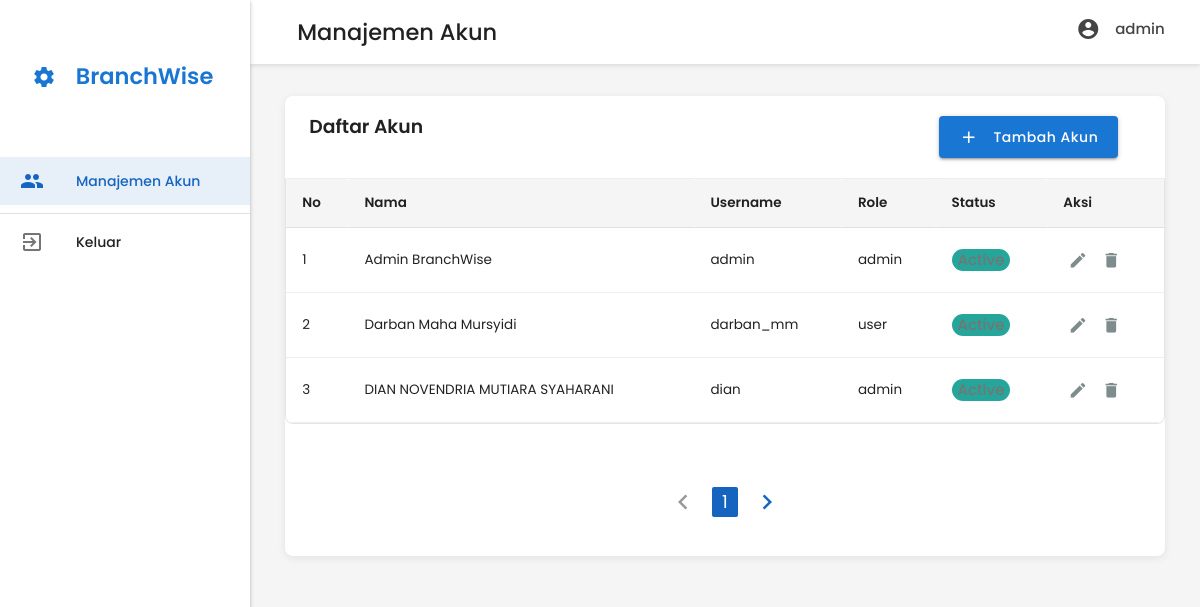
/admin.php (signed in), run on the app's committed database.
### tables this page shows
CREATE TABLE `users` (
  `id` int(11) NOT NULL,
  `full_name` varchar(255) NOT NULL,
  `username` varchar(50) NOT NULL,
  `password` varchar(255) NOT NULL,
  `role` enum('admin','user') NOT NULL,
  `status` enum('active','inactive') NOT NULL,
  `created_at` datetime DEFAULT current_timestamp(),
  `updated_at` datetime DEFAULT current_timestamp() ON UPDATE current_timestamp()
);

### admin.php (the view, shortened to what this page needs)
<?php
include 'db_connect.php';
$current_username = $_SESSION['username'];
$users_data = [];
$sql = "SELECT id, full_name, username, role, status FROM users ORDER BY id ASC";
$result = $conn->query($sql);
if ($result) {
    while($row = $result->fetch_assoc()) {
        $users_data[] = $row;
    }
}
?>
<!DOCTYPE html>
<html lang="id">
<head>
    <link rel="stylesheet" href="https://cdnjs.cloudflare.com/ajax/libs/materialize/1.0.0/css/materialize.min.css">
</head>
<body>
    <ul id="slide-out" class="sidenav sidenav-fixed">
        <li>
            <div class="user-view">
                <div class="logo">
                    <span class="blue-text text-darken-2" style="font-size: 1.5rem; font-weight: 600;"><i class="sets material-icons left">settings</i>BranchWise</span>
                </div>
            </div>
        </li>
        <li><a class="active" href="accounts.html"><i class="material-icons">people</i>Manajemen Akun</a></li>
        <li><div class="divider"></div></li>
        <li><a href="logout.php"><i class="material-icons">exit_to_app</i>Keluar</a></li>
    </ul>
    <main>
        <div class="header">
            <div class="row valign-wrapper" style="margin-bottom: 0; width: 100%;">
                <div class="col s6">
                    <h1 class="page-title">Manajemen Akun</h1>
                </div>
                <div class="col s6 right-align">
                    <span style="color: #444; font-weight: 500; display: inline-flex; align-items: center;">
                        <i class="material-icons left">account_circle</i>
                        <?php echo htmlspecialchars($current_username); ?>
                    </span>
                </div>
                </div>
        </div>
        <div class="content-wrapper">
            <div id="account-list">
                <div class="row">
                    <div class="col s12">
                        <div class="card white">
                            <div class="card-header">
                                <div class="row" style="margin-bottom: 0; width: 100%;">
                                    <div class="col s12 m6">
                                        <h2 class="card-title">Daftar Akun</h2>
                                    </div>
                                    <div class="col s12 m6 right-align">
                                        <a href="#add-account-modal" class="btn waves-effect waves-light blue darken-2 modal-trigger">
                                            <i class="material-icons left">add</i>Tambah Akun
                                        </a>
                                    </div>
                                </div>
                            </div>
                            <div class="table-responsive">
                                <table class="responsive-table highlight">
                                    <thead>
                                        <tr>
                                            <th>No</th>
                                            <th>Nama</th>
                                            <th>Username</th>
                                            <th>Role</th>
                                            <th>Status</th>
                                            <th>Aksi</th>
                                        </tr>
                                    </thead>
                                    <tbody>
                                        <?php
                                        if (!empty($users_data)):
                                            $no = 1;
                                            foreach ($users_data as $user):
                                        ?>
                                        <tr>
                                            <td><?php echo $no++; ?></td>
                                            <td><?php echo htmlspecialchars($user['full_name']); ?></td>
                                            <td><?php echo htmlspecialchars($user['username']); ?></td>
                                            <td><?php echo htmlspecialchars($user['role']); ?></td>
                                            <td><span class="badge <?php echo ($user['status'] == 'active') ? 'active' : 'inactive'; ?>"><?php echo htmlspecialchars(ucfirst($user['status'])); ?></span></td>
                                            <td>
                                                <a href="#edit-account-modal" class="btn-flat action-btn edit-btn modal-trigger"
                                                   data-user-id="<?php echo $user['id']; ?>"
                                                   data-full_name="<?php echo htmlspecialchars($user['full_name']); ?>"
                                                   data-username="<?php echo htmlspecialchars($user['username']); ?>"
                                                   data-role="<?php echo htmlspecialchars($user['role']); ?>"
                                                   data-status="<?php echo htmlspecialchars($user['status']); ?>">
                                                    <i class="material-icons">edit</i>
                                                </a>
                                                <a href="#!" class="btn-flat action-btn delete-btn"
                                                   data-user-id="<?php echo $user['id']; ?>"
                                                   data-username="<?php echo htmlspecialchars($user['username']); ?>">
                                                    <i class="material-icons">delete</i>
                                                </a>
                                            </td>
                                        </tr>
                                        <?php
                                            endforeach;
                                        else:
                                        ?>
                                        <tr>
                                            <td colspan="6" class="center-align">Tidak ada akun ditemukan.</td>
                                        </tr>
                                        <?php endif; ?>
                                    </tbody>
                                </table>
                            </div>
                            <div class="row" style="padding: 24px; margin-bottom: 0;">
                                <div class="col s12 center-align">
                                    <ul class="pagination">
                                        <li class="disabled"><a href="#!"><i class="material-icons">chevron_left</i></a></li>
                                        <li class="active"><a href="#!">1</a></li>
                                        <li class="waves-effect"><a href="#!"><i class="material-icons">chevron_right</i></a></li>
                                    </ul>
                                </div>
                            </div>
                            </div>
                    </div>
                </div>
            </div>
            </div>
    </main>
</body>
</html>

### admin.php (style rules this page uses)
:root { --primary-color: #1565c0; --primary-dark: #0d47a1; --secondary-color: #26a69a; --light-gray: #f5f5f5; --dark-gray: #333; }
body { font-family: 'Poppins', sans-serif; background-color: #f5f5f5; display: flex; min-height: 100vh; flex-direction: column; }
main { flex: 1 0 auto; margin-left: 250px; }
.sidenav { width: 250px; padding-top: 20px; position: fixed; height: 100vh; z-index: 999; }
.sidenav .user-view { padding: 32px 32px 16px; }
.sidenav .logo { text-align: center; margin-bottom: 30px; }
.sidenav li>a { padding: 0 20px; height: 48px; line-height: 48px; margin: 4px 0; }
.sidenav li>a>i { margin-right: 12px; color: rgba(0,0,0,0.6); }
.sidenav li>a.active { background-color: rgba(21,101,192,0.1); color: var(--primary-color); font-weight: 500; }
.sidenav li>a.active>i { color: var(--primary-color); }
.header { padding: 0 24px; box-shadow: 0 2px 4px rgba(0,0,0,0.1); background-color: white; height: 64px; display: flex; align-items: center; position: sticky; top: 0; z-index: 998; }
.page-title { font-size: 1.5rem; font-weight: 500; margin: 0; padding-left: 12px; }
.content-wrapper { padding: 24px; }
.card { border-radius: 8px; overflow: hidden; box-shadow: 0 2px 8px rgba(0,0,0,0.08); margin-bottom: 24px; }
.card-header { padding: 20px 24px; border-bottom: 1px solid #eee; display: flex; justify-content: space-between; align-items: center; }
.card .card-title { font-weight: 600; font-size: 1.25rem; margin: 0; line-height: 1.2; display: block; }
.table-responsive { overflow-x: auto; border-radius: 0 0 8px 8px; border: 1px solid rgba(0,0,0,0.1); border-top: none; overflow: hidden; margin-bottom: 24px; }
.responsive-table { width: 100%; border-collapse: collapse; }
.responsive-table th { font-weight: 600; background-color: var(--light-gray); font-size: 0.9rem; padding: 14px 16px; text-align: left; }
.responsive-table td, .responsive-table th { padding: 14px 16px; font-size: 0.9rem; }
.responsive-table td { border-bottom: 1px solid #eee; }
.btn { font-weight: 500; text-transform: none; border-radius: 4px; height: 42px; line-height: 42px; padding: 0 20px; }
.btn i.material-icons { height: inherit; line-height: inherit; }
.btn-flat { font-weight: 500; padding: 0 12px; }
.badge { font-size: 0.75rem; padding: 4px 10px; border-radius: 12px; color: white; font-weight: 500; }
.badge.active { background-color: var(--secondary-color); }
.action-btn { background: none; border: none; cursor: pointer; color: #7f8c8d; font-size: 16px; transition: color 0.2s, background-color 0.2s; padding: 5px; border-radius: 50%; display: inline-flex; align-items: center; justify-content: center; }
.pagination li a { color: var(--primary-color); }
.pagination li.active { background-color: var(--primary-color); }
.sets { margin: 13px 10px 0px 0px; }

### data on the page
users: full_name "Admin BranchWise", username "admin", role "admin", status "Active"
users: full_name "Darban Maha Mursyidi", username "darban_mm", role "user", status "Active"
users: full_name "DIAN NOVENDRIA MUTIARA SYAHARANI", username "dian", role "admin", status "Active"

### other printed values
$current_username "admin"
